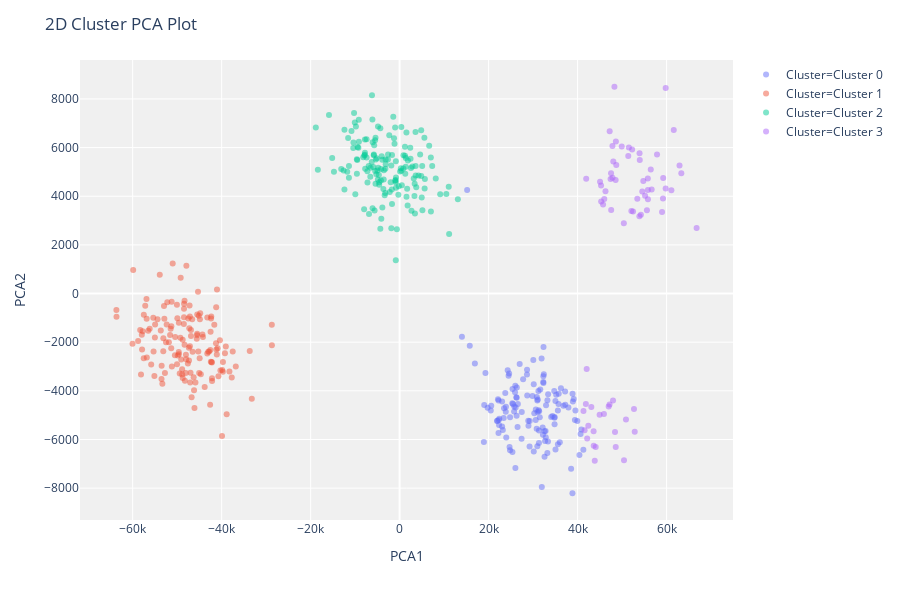

The notebook cell saved with this chart:
### Code cell
plot_model(Kmeans)

### Figure 1 — Plotly figure (JSON) as saved in the notebook; plotly's stock layout.template omitted (floating-point values rounded to 4 significant figures; data arrays with more than 128 entries replaced by an {"elided": "..."} marker saying what was removed)
{"data": [{"customdata": {"elided": "130x1 int values"}, "hoverlabel": {"namelength": 0}, "hovertemplate": "Cluster=Cluster 0<br>PCA1=%{x}<br>PCA2=%{y}<br>Feature=%{customdata[0]}", "legendgroup": "Cluster=Cluster 0", "marker": {"color": "#636efa", "opacity": 0.5, "symbol": "circle"}, "mode": "markers", "name": "Cluster=Cluster 0", "showlegend": true, "textposition": "top center", "type": "scatter", "x": {"elided": "130 float values"}, "xaxis": "x", "y": {"elided": "130 float values"}, "yaxis": "y"}, {"customdata": {"elided": "147x1 int values"}, "hoverlabel": {"namelength": 0}, "hovertemplate": "Cluster=Cluster 1<br>PCA1=%{x}<br>PCA2=%{y}<br>Feature=%{customdata[0]}", "legendgroup": "Cluster=Cluster 1", "marker": {"color": "#EF553B", "opacity": 0.5, "symbol": "circle"}, "mode": "markers", "name": "Cluster=Cluster 1", "showlegend": true, "textposition": "top center", "type": "scatter", "x": {"elided": "147 float values"}, "xaxis": "x", "y": {"elided": "147 float values"}, "yaxis": "y"}, {"customdata": {"elided": "156x1 int values"}, "hoverlabel": {"namelength": 0}, "hovertemplate": "Cluster=Cluster 2<br>PCA1=%{x}<br>PCA2=%{y}<br>Feature=%{customdata[0]}", "legendgroup": "Cluster=Cluster 2", "marker": {"color": "#00cc96", "opacity": 0.5, "symbol": "circle"}, "mode": "markers", "name": "Cluster=Cluster 2", "showlegend": true, "textposition": "top center", "type": "scatter", "x": {"elided": "156 float values"}, "xaxis": "x", "y": {"elided": "156 float values"}, "yaxis": "y"}, {"customdata": [[37], [65], [90], [59], [29], [58], [88], [63], [92], [17], [34], [22], [24], [36], [34], [87], [85], [61], [27], [59], [31], [31], [93], [17], [35], [28], [94], [28], [33], [56], [28], [86], [92], [18], [61], [32], [63], [58], [31], [62], [60], [62], [90], [33], [33], [65], [59], [65], [86], [32], [84], [84], [90], [91], [26], [92], [97], [84], [58], [61], [92], [87], [66], [22], [91], [30], [25], [28], [93], [90], [91], [89]], "hoverlabel": {"namelength": 0}, "hovertemplate": "Cluster=Cluster 3<br>PCA1=%{x}<br>PCA2=%{y}<br>Feature=%{customdata[0]}", "legendgroup": "Cluster=Cluster 3", "marker": {"color": "#ab63fa", "opacity": 0.5, "symbol": "circle"}, "mode": "markers", "name": "Cluster=Cluster 3", "showlegend": true, "textposition": "top center", "type": "scatter", "x": [48550.0, 42410.0, 46270.0, 48030.0, 62910.0, 43630.0, 55590.0, 56650.0, 41330.0, 43860.0, 53900.0, 44950.0, 47550.0, 47840.0, 59800.0, 47180.0, 51400.0, 57860.0, 47420.0, 58980.0, 48410.0, 55170.0, 59800.0, 53980.0, 56450.0, 46990.0, 53420.0, 41580.0, 47840.0, 48600.0, 52470.0, 52260.0, 50430.0, 51530.0, 46000.0, 63320.0, 52090.0, 50400.0, 43600.0, 54540.0, 52680.0, 54780.0, 45730.0, 59240.0, 41860.0, 48280.0, 54230.0, 49920.0, 48580.0, 45920.0, 45300.0, 55810.0, 43080.0, 48700.0, 50870.0, 44070.0, 47210.0, 52840.0, 47520.0, 53920.0, 42160.0, 66750.0, 45280.0, 61620.0, 61090.0, 41930.0, 55780.0, 42050.0, 55800.0, 45050.0, 59200.0, 47960.0], "xaxis": "x", "y": [4668.0, -5432.0, 4207.0, 5422.0, 5261.0, -6255.0, 3427.0, 4271.0, -4824.0, -6877.0, 3177.0, -4986.0, 3438.0, 4758.0, 4316.0, -4558.0, 5657.0, 5718.0, 4709.0, 3351.0, -5694.0, 4017.0, 8450.0, 5488.0, 5101.0, -4647.0, 3894.0, -5616.0, 6060.0, 6250.0, 3372.0, 5916.0, -6854.0, 6007.0, 3884.0, 4946.0, 3388.0, 2891.0, -5657.0, 4194.0, -4749.0, 4630.0, 3658.0, 4745.0, -4543.0, 8500.0, 3238.0, 6049.0, -6305.0, -4954.0, 3778.0, 3879.0, -4661.0, 5282.0, -5178.0, -6308.0, 6674.0, -5678.0, 4942.0, 5766.0, -5954.0, 2693.0, 4437.0, 6726.0, 4244.0, 4718.0, 4732.0, -3106.0, 4253.0, 4591.0, 3904.0, -4397.0], "yaxis": "y"}], "layout": {"height": 600, "legend": {"tracegroupgap": 0}, "margin": {"t": 60}, "plot_bgcolor": "rgb(240,240,240)", "title": {"text": "2D Cluster PCA Plot"}, "xaxis": {"anchor": "y", "domain": [0, 1], "title": {"text": "PCA1"}}, "yaxis": {"anchor": "x", "domain": [0, 1], "title": {"text": "PCA2"}}}}
